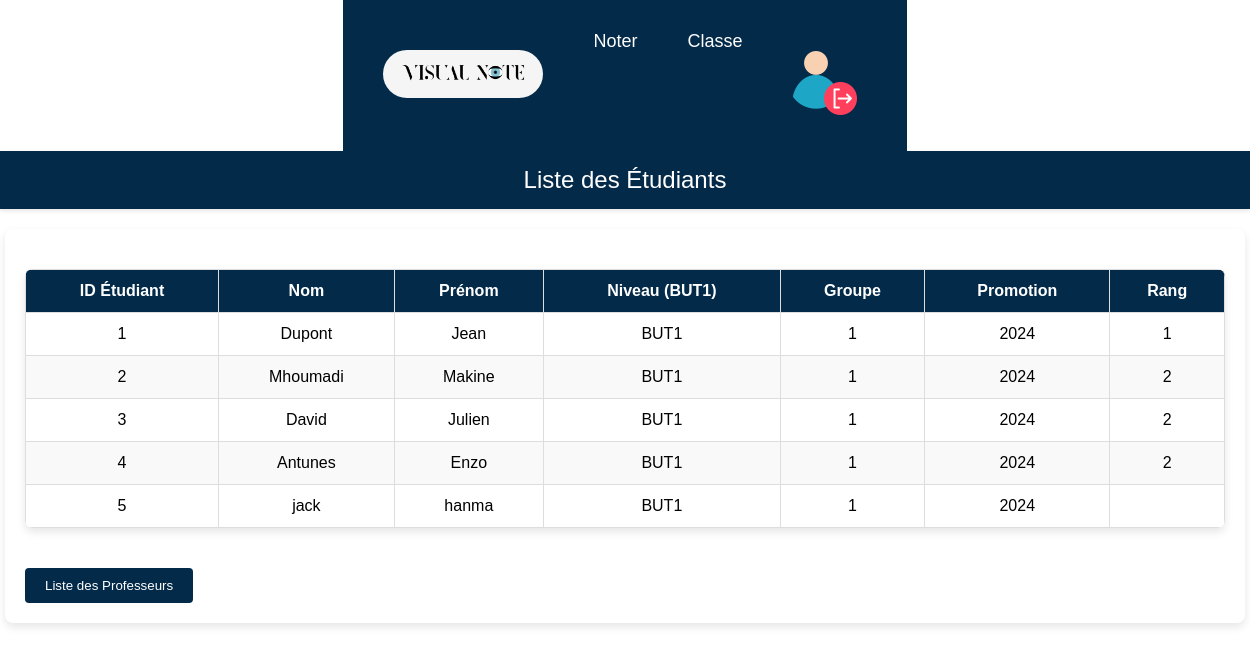
The page /php/consultereleve.php on the database its author committed.
### tables this page shows
CREATE TABLE `Etudiants` (
  `ID_etudiant` int(11) NOT NULL,
  `Nom` varchar(255) DEFAULT NULL,
  `Prenom` varchar(255) DEFAULT NULL,
  `username` varchar(255) DEFAULT NULL,
  `password` varchar(255) DEFAULT NULL,
  `Niveau` varchar(255) NOT NULL,
  `Groupe` int(11) NOT NULL,
  `promotion` int(11) DEFAULT NULL,
  `Role` varchar(30) NOT NULL,
  `classement` int(11) DEFAULT NULL,
  `moyenne_generale` float DEFAULT NULL
);

### php/consultereleve.php (the view, shortened to what this page needs)
<?php
include "HEADER.php"
?>
<!DOCTYPE html>
<html lang="fr">
<head>
    <link rel="stylesheet" href="../css/consultereleve.css">
</head>
<body>
<?php
$servername = "mysql-makine-enzo.alwaysdata.net";
$username = "341199";
$password = "9couronnes";
$dbname = "makine-enzo_visualnote";
$conn = new mysqli($servername, $username, $password, $dbname);
$sql = "SELECT ID_etudiant, Nom, Prenom, Niveau, Groupe, promotion, classement FROM Etudiants";
$result = $conn->query($sql);
?>
<div class="navbar">
    Liste des Étudiants
</div>
<div class="content">
    <table>
        <thead>
            <tr>
                <th>ID Étudiant</th>
                <th>Nom</th>
                <th>Prénom</th>
                <th>Niveau (BUT1)</th>
                <th>Groupe</th>
                <th>Promotion</th>
                <th>Rang</th>
            </tr>
        </thead>
        <tbody>
        <?php
        if ($result->num_rows > 0) {
            while($row = $result->fetch_assoc()) {
                echo "<tr>";
                echo "<td>" . $row["ID_etudiant"] . "</td>";
                echo "<td>" . $row["Nom"] . "</td>";
                echo "<td>" . $row["Prenom"] . "</td>";
                echo "<td>" . $row["Niveau"] . "</td>";
                echo "<td>" . $row["Groupe"] . "</td>";
                echo "<td>" . $row["promotion"] . "</td>";
                echo "<td>" . $row["classement"] . "</td>";
                echo "</tr>";
            }
        } else {
            echo "<tr><td colspan='7'>No records found</td></tr>";
        }
        ?>
        </tbody>
    </table>
    <button onclick="location.href='liste_professeurs.php'">Liste des Professeurs</button>
</div>
</body>
</html>

### css/HEADER.css (style rules this page uses)
body { font-family: Arial, sans-serif; margin: 0; padding: 0; }

### css/consultereleve.css (style rules this page uses)
body { font-family: Arial, sans-serif; margin: 0; padding: 0; display: flex; flex-direction: column; align-items: center; background-color: white; }
.navbar { width: 100%; background-color: #032A49; color: white; text-align: center; padding: 15px 0; font-size: 24px; box-shadow: 0 2px 4px rgba(0, 0, 0, 0.1); }
.content { width: 100%; max-width: 1200px; margin: 20px auto; padding: 20px; background-color: white; box-shadow: 0 4px 8px rgba(0, 0, 0, 0.1); border-radius: 8px; }
table { border-collapse: collapse; width: 100%; margin: 20px 0; box-shadow: 0 4px 8px rgba(0, 0, 0, 0.1); border-radius: 8px; overflow: hidden; }
th, td { border: 1px solid #ddd; padding: 12px; text-align: center; }
th { background-color: #032A49; color: white; }
tr:nth-child(even) { background-color: #f9f9f9; }
button { background-color: #032A49; color: white; padding: 10px 20px; border: none; cursor: pointer; transition: background-color 0.3s; margin-top: 20px; border-radius: 4px; }

### rows shown on the page
etudiants: ID_etudiant "1", Nom "Dupont", Prenom "Jean", Niveau "BUT1", Groupe "1", promotion "2024", classement "1"
etudiants: ID_etudiant "2", Nom "Mhoumadi", Prenom "Makine", Niveau "BUT1", Groupe "1", promotion "2024", classement "2"
etudiants: ID_etudiant "3", Nom "David", Prenom "Julien", Niveau "BUT1", Groupe "1", promotion "2024", classement "2"
etudiants: ID_etudiant "4", Nom "Antunes", Prenom "Enzo", Niveau "BUT1", Groupe "1", promotion "2024", classement "2"
etudiants: ID_etudiant "5", Nom "jack", Prenom "hanma", Niveau "BUT1", Groupe "1", promotion "2024"
